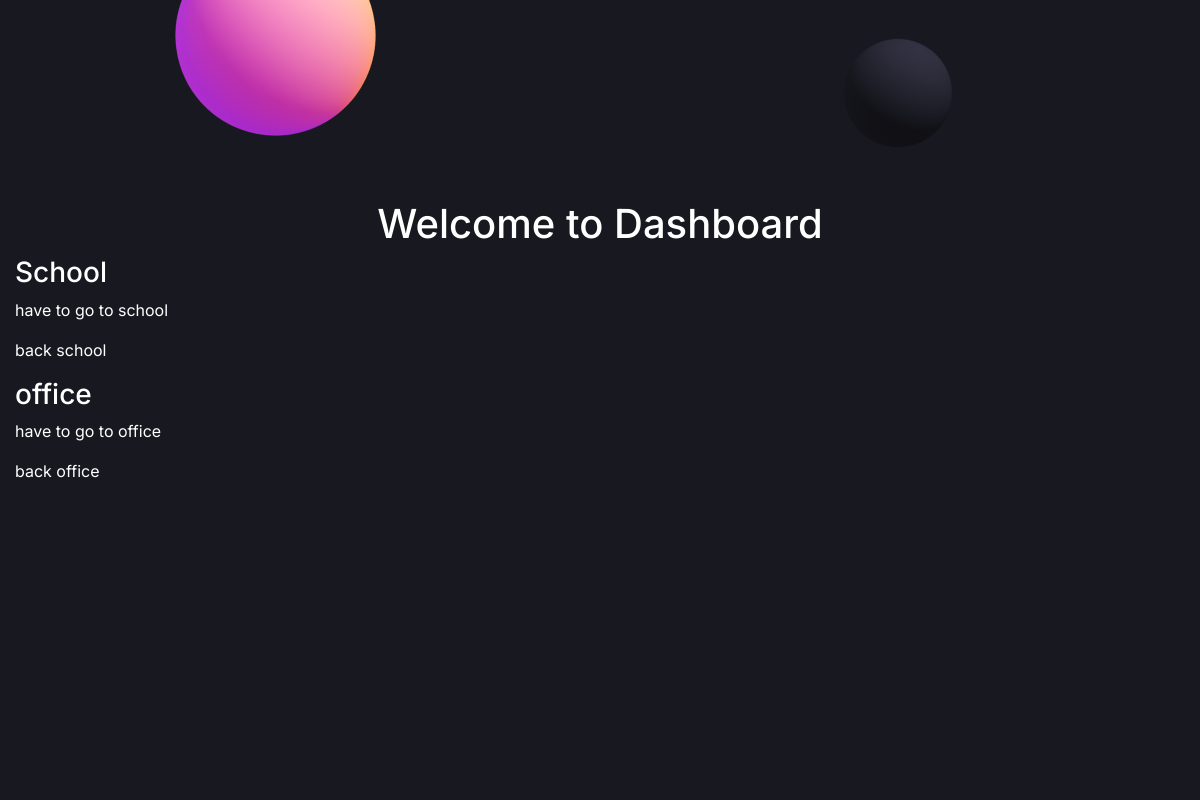
/dashboard/, run on the app's committed database.
### todolist/models.py (models this page shows, shortened)
class Collection(models.Model):
    collection_name = models.TextField(null=True)
    def __str__(self):
        return self.collection_name

class Task(models.Model):
    task = models.TextField(null=True)
    collection = models.ForeignKey(Collection, on_delete=models.CASCADE, null=True)

### todolist/views.py (the view)
# urls.py: path('dashboard/', views.dashboard, name='dashboard'),
def dashboard(request):
    collection = Collection.objects.all()
    task = Task.objects.all()
    context = {'collection': collection, 'task': task}
    return render(request, 'dashboard.html', context)

### Templates/dashboard.html (shortened to what this page needs)
{% extends 'auth_base.html' %}
{% load static %}
{% block content %}
    <h1 style="padding-top: 200px; display: flex; justify-content: center;">Welcome to Dashboard</h1>
    {% for item in collection  %}
        <h3>{{ item }}</h3>
        {% for ta in item.task_set.all %}
            <p>{{ ta.task }}</p>
        {% endfor %}
    {% endfor %}
{% endblock %}

### static/css/main.css (style rules this page uses)
body { background: #181820; font-family: 'Inter', sans-serif; line-height: 1.5; width: 100%; overflow-x: hidden; color: white; }

### data on the page
Collection: collection_name "School"
Task: task "have to go to school"
Task: task "back school"
Collection: collection_name "office"
Task: task "have to go to office"
Task: task "back office"
